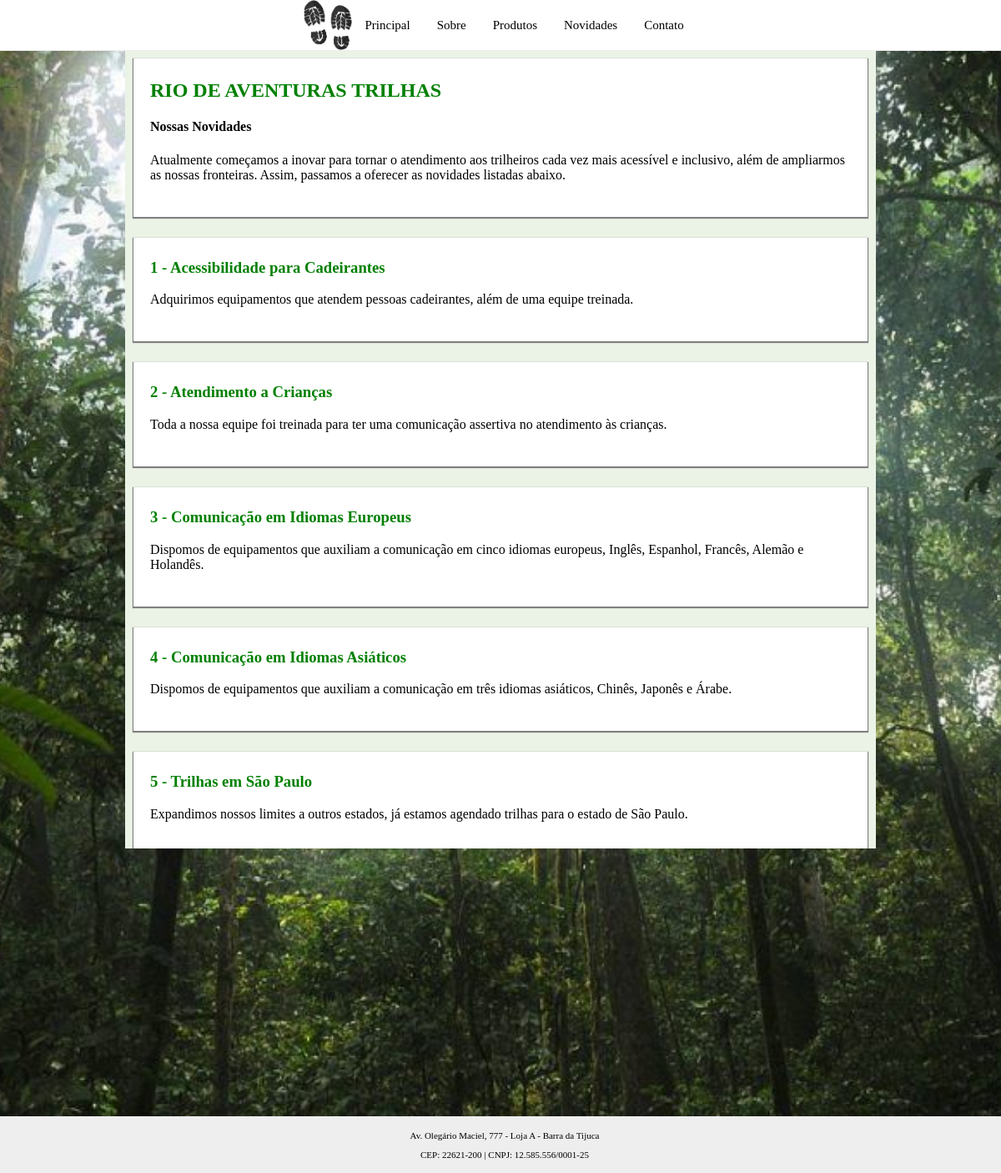
/paginadenovidades.php, run on the app's committed database.
### tables this page shows
CREATE TABLE `novidades` (
  `id_nov` int(11) NOT NULL,
  `resumo` varchar(40) DEFAULT NULL,
  `descricao` varchar(200) DEFAULT NULL
);

### paginadenovidades.php (the view, shortened to what this page needs)
<!DOCTYPE html>
<html lang="pt-br">
  <head>
    <link rel="stylesheet" href="estilo.css">
  </head>
  <body>
    <header class="header">
      <img class="logo" src="imagens/logo1.png">
      <nav class="nav-top">
        <ul>
          <li><a href="paginaprincipal.html">Principal</a></li>
          <li><a href="paginasobre.html">Sobre</a></li>
          <li><a href="paginadeprodutos.php">Produtos</a></li>
          <li><a href="paginadenovidades.php">Novidades</a></li>
          <li><a href="paginadecontato.html">Contato</a></li>
        </ul>
      </nav>
    </header>
    <main class="main">
      <section class="main-section">
        <article class="card">
          <div class="text">
            <h2>RIO DE AVENTURAS TRILHAS</h2>
            <h4>Nossas Novidades</h4>
            <p>
              Atualmente começamos a inovar para tornar o atendimento aos
              trilheiros cada vez mais acessível e inclusivo, além de
              ampliarmos as nossas fronteiras. Assim, passamos a
              oferecer as novidades listadas abaixo.
            </p>
          </div>
        </article>
        <?php
          $conexao = new mysqli("localhost","root","","empresa");
          $consulta = $conexao->query("select * from novidades");
          $resultado = $consulta->fetch_all(MYSQLI_ASSOC);
          foreach($resultado as $linha)
            echo("<article class='card'><div class='text'><h3>"
              .$linha['id_nov']." - ".$linha['resumo']."</h3><p>"
              .$linha['descricao']."</p></div></article>"
            );
        ?>
        <article class="recommendation">
          <div class="text">
            <h3>Observação:</h3>
            <p>
              Essas novidades devem ser solicitadas no momento do agendamento.
            </p>
          </div>
        </article>
      </section>
    </main>
    <footer class="footer">
      <p>Av. Olegário Maciel, 777 - Loja A - Barra da Tijuca</p>
      <p>CEP: 22621-200 | CNPJ: 12.585.556/0001-25</p>
    </footer>
  </body>
</html>

### estilo.css (style rules this page uses)
body { background-image: url("imagens/floresta.jpg"); background-size: cover; background-repeat: no-repeat; background-position: center center; background-attachment: fixed; min-height: 100%; margin: 0; }
.header { background-color: white; border-bottom: 1px inset; font-size: 15px; position: fixed; width: 100%; top: 0; left: 0; z-index: 1; display: flex; flex-direction:row; align-items: center; justify-content: center; }
.logo { height: 60px; }
.nav-top { position: initial; text-align: center; }
.nav-top ul { list-style-type: none; margin: 0; padding: 0; overflow: hidden; display: flex; flex-wrap: wrap; }
.nav-top ul li { height: 60px; }
.nav-top ul li a { display: block; text-align: center; padding: 22px 16px; text-decoration: none; }
.nav-top li a:link, .nav-top li a:visited { color: black; }
.main { display: flex; flex-direction:row; align-items: center; justify-content: center; height: 100%; }
.main-section { background-color: #ebf3e7; max-width: 900px; padding-top: 45px; min-height: 850px; }
.card { background-color: white; max-width: 880px; margin-left: 10px; margin-right: 10px; padding-bottom: 20px; box-shadow: 0px 1px 1px 1px grey; }
.recommendation { background-color: white; max-width: 880px; margin-left: 10px; margin-right: 10px; padding-bottom: 20px; box-shadow: 0px 1px 1px 1px grey; margin-bottom: 85px; }
.card .text { margin-left: 20px; margin-right: 20px; padding-bottom: 5px; }
.recommendation .text { margin-left: 20px; margin-right: 20px; }
.article .text h2, .card .text h2 { margin-top: 25px; padding-top: 25px; color: green; }
.card .text h3, .recommendation h3 { margin-top: 25px; padding-top: 25px; color: green; }
.footer { background-color: #eeeeee; border-top: 1px outset; padding: 5px; text-align: center; font-size: 11px; position: fixed; width: 100%; bottom:0; left: 0; }

### data on the page
novidades: id_nov "1", resumo "Acessibilidade para Cadeirantes", descricao "Adquirimos equipamentos que atendem pessoas cadeirantes, além de uma equipe treinada."
novidades: id_nov "2", resumo "Atendimento a Crianças", descricao "Toda a nossa equipe foi treinada para ter uma comunicação assertiva no atendimento às crianças."
novidades: id_nov "3", resumo "Comunicação em Idiomas Europeus", descricao "Dispomos de equipamentos que auxiliam a comunicação em cinco idiomas europeus, Inglês, Espanhol, Francês, Alemão e Holandês."
novidades: id_nov "4", resumo "Comunicação em Idiomas Asiáticos", descricao "Dispomos de equipamentos que auxiliam a comunicação em três idiomas asiáticos, Chinês, Japonês e Árabe."
novidades: id_nov "5", resumo "Trilhas em São Paulo", descricao "Expandimos nossos limites a outros estados, já estamos agendado trilhas para o estado de São Paulo."
novidades: id_nov "6", resumo "Tilhas em Minas Gerais", descricao "Expandimos nossos limites a outros estados, já estamos agendado trilhas para o estado de Minas Gerais."
